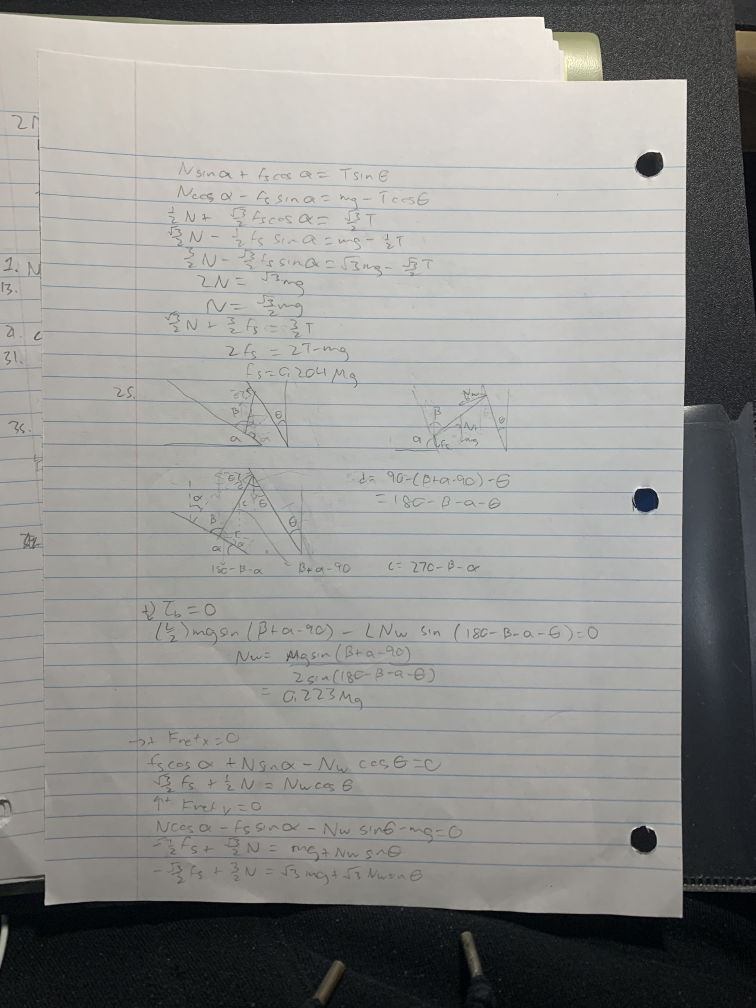
#> input picture images/test01.jpg, 3024 x 4032 px (shown at 1/4 size)
$ python scanner.py --image images/test01.jpg
#> lines starting #> are read from the running program, lines starting #| are printed output that depends on the picture; after the words box and inside, x2 and y2 are one past the last pixel; in counts of white or black regions, pixels touching at a corner belong together
### brighten.py
import numpy as np
import cv2

def brighten(image):
    bright=np.zeros(image.shape,image.dtype)
    alpha=1.1
    beta=-20
    bright=cv2.convertScaleAbs(image,alpha=alpha,beta=beta)
    return bright

### scanner.py
from transformimage import transform
from brighten import brighten
from skimage.filters import threshold_local
import numpy as np
import argparse
import cv2
import imutils

ap = argparse.ArgumentParser()
ap.add_argument("-i","--image",required=True,help="image path")
args=vars(ap.parse_args())

image = cv2.imread(args["image"])
#> image is the input picture: shape (4032, 3024, 3); mean B, G, R 143.1, 145.9, 146.1
ratio = image.shape[0]/500.0
#> ratio = 8.06
orig = image.copy()
image = imutils.resize(image,height=500)
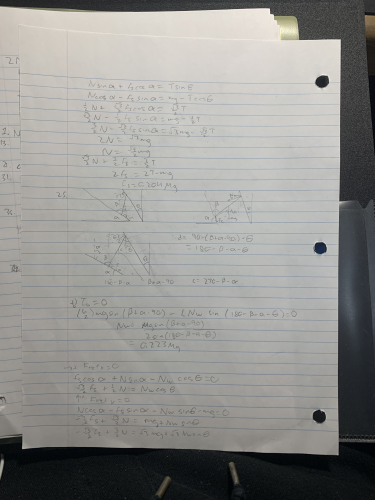
#> image: shape (500, 375, 3); mean B, G, R 143.1, 145.9, 146.1
cv2.imshow("Orig",image)

gray=cv2.cvtColor(image,cv2.COLOR_BGR2GRAY)
gray=cv2.GaussianBlur(gray,(5,5),0)
for i in range(8):
    gray = brighten(gray)
#> this loop made 8 passes
#> pass 1, in brighten, `bright=cv2.convertScaleAbs(image,alpha=alpha,beta=beta)`:
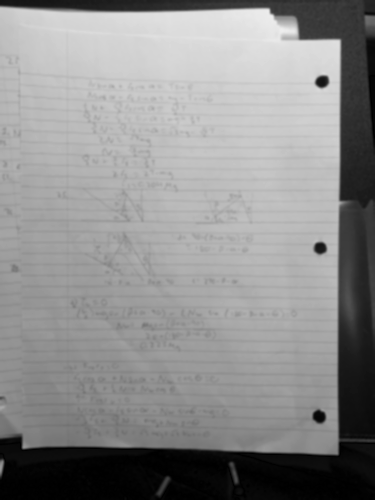
#> bright: shape (500, 375); min 0, max 238, mean 140.8
#> pass 3, in brighten (call 3), `bright=cv2.convertScaleAbs(image,alpha=alpha,beta=beta)`:
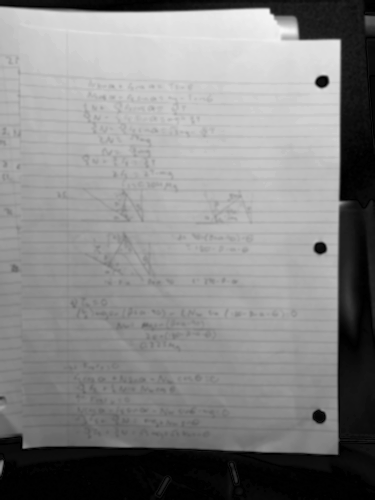
#> bright: shape (500, 375); min 0, max 246, mean 133.4
#> after the loop:
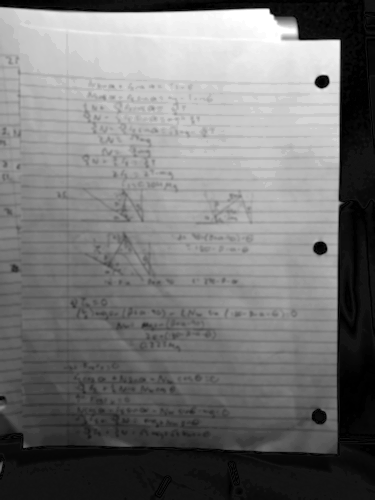
#> gray: shape (500, 375); min 0, max 255, mean 117.4
edged=cv2.Canny(gray,75,200)
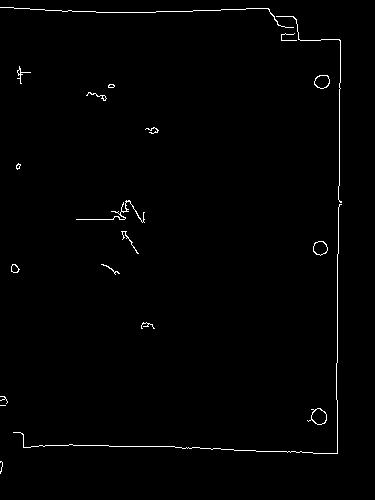
#> edged: shape (500, 375); 0.98% white in thin lines or dots, all inside (x1, y1, x2, y2) = (0, 7, 342, 474)

cv2.imshow("Edged",edged)

ctrs = cv2.findContours(edged.copy(),cv2.RETR_LIST,cv2.CHAIN_APPROX_SIMPLE)
#> ctrs = 28 contours, 18 with area under 20; largest, box (x1, y1, x2, y2) and area: (307, 408, 327, 425) 187, (311, 408, 327, 425) 173, (314, 75, 330, 89) 159, (313, 241, 328, 256) 152, (314, 75, 330, 89) 147
ctrs = imutils.grab_contours(ctrs)
ctrs = sorted(ctrs,key=cv2.contourArea,reverse=True)[:3]
#> ctrs = 3 contours; box (x1, y1, x2, y2) and area: (307, 408, 327, 425) 187, (311, 408, 327, 425) 173, (314, 75, 330, 89) 159
for c in ctrs:
    peri=cv2.arcLength(c,False)
    approx=cv2.approxPolyDP(c,0.02*peri,True)
    if len(approx)==4:
        screenCnt=approx
        break
#> this loop made 3 passes
#> peri on passes 1 to 3: 65.77, 42.04, 39.8

#> (the run stopped early here; a loop or call above may not have finished)
